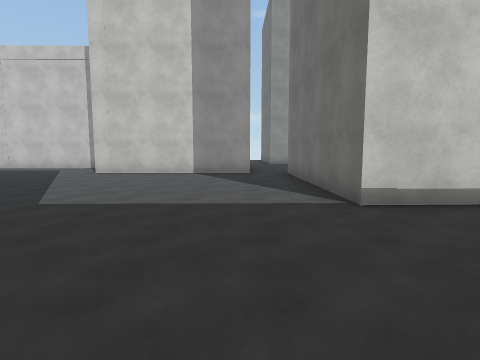
[1] (above)

24 first-person views from a walk through a scene from a Unity 3-D project. The camera is 1.5 m above the floor, tilts 6° down and sees 80° across. The floor is counted in squares, 2 m on a side. Each view is taken from the middle of a square. On the plan, view 1 faces up. The plan holds only what a view shows up to about 10 squares ahead; the rest is blank. The place goes on beyond the plan. The player is left out. Surface patterns are stand-ins for the level's own textures.

[2]
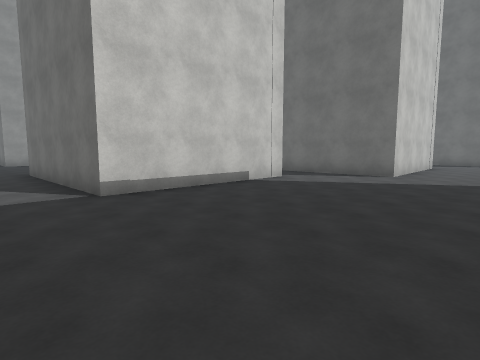

[3]
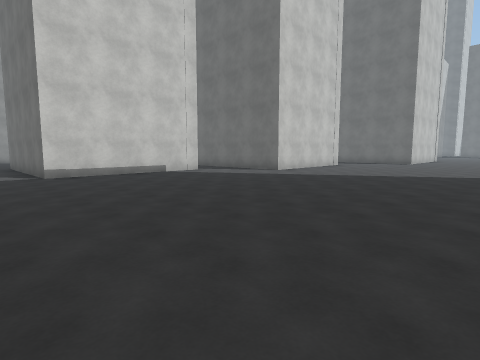

[4]
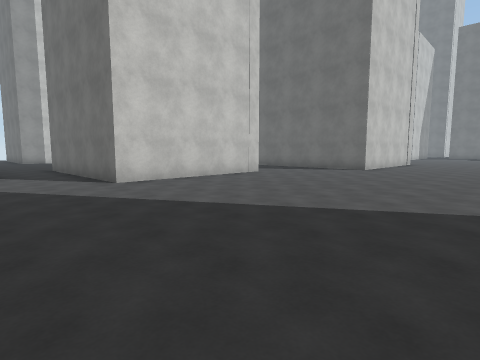

[5]
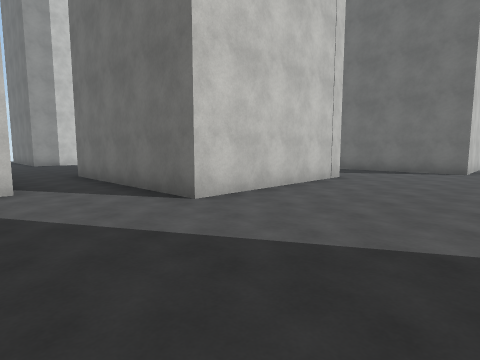

[6]
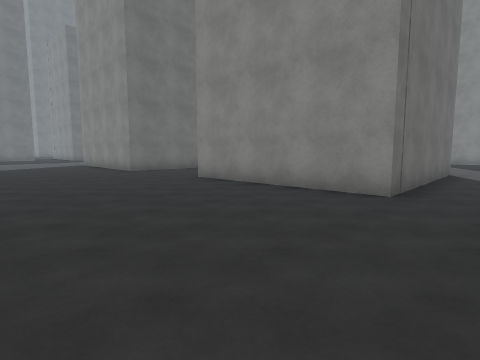

[7]
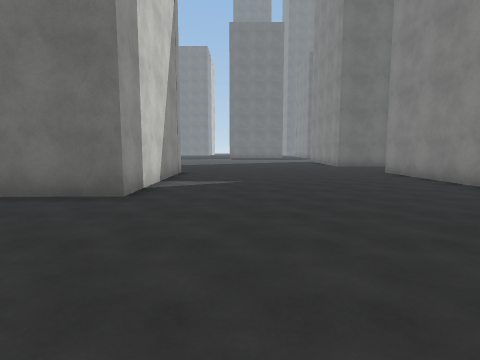

[8]
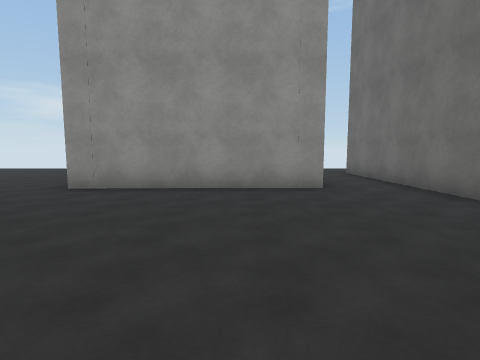

[9]
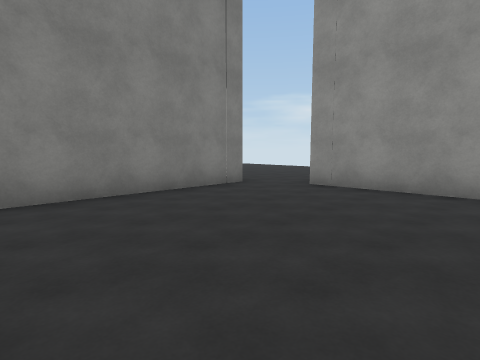

[10]
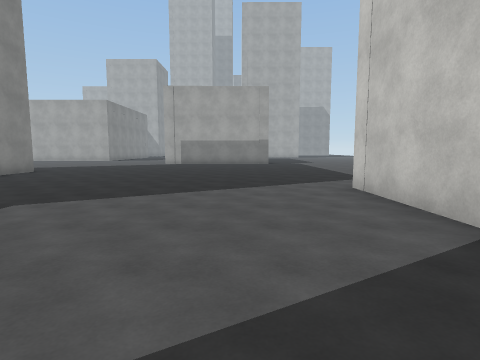

[11]
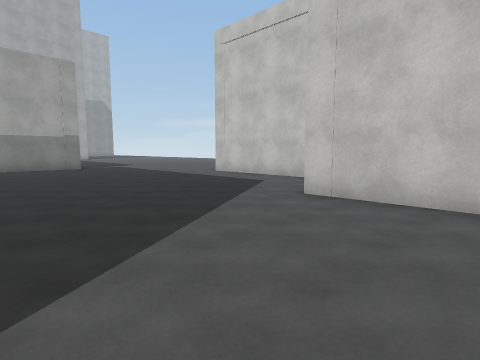

[12]
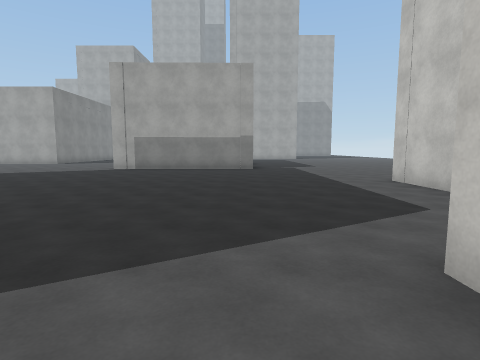

[13]
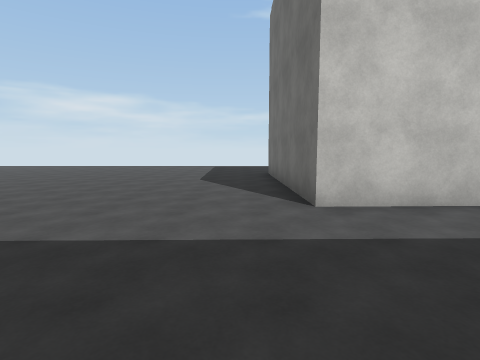

[14]
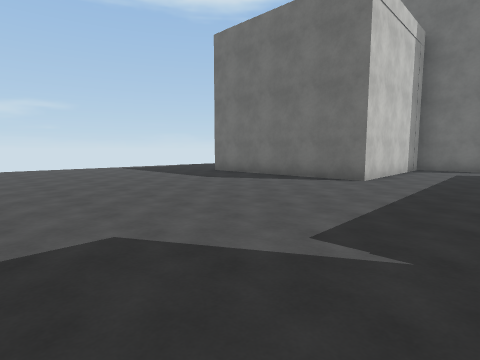

[15]
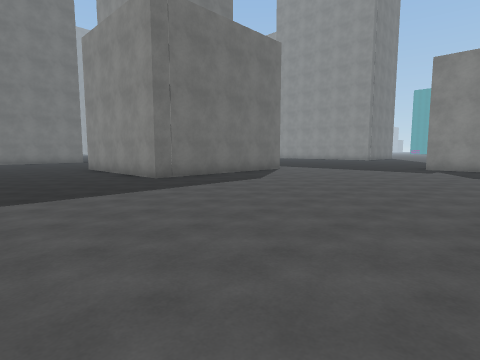

[16]
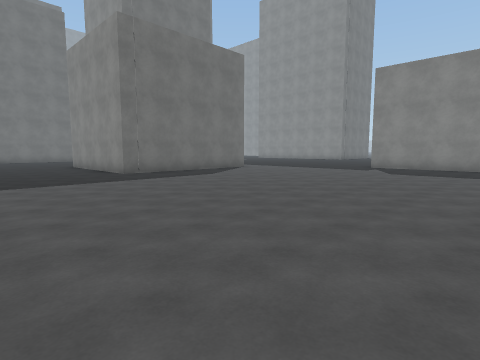

[17]
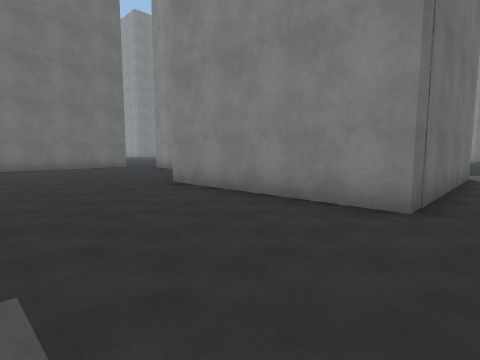

[18]
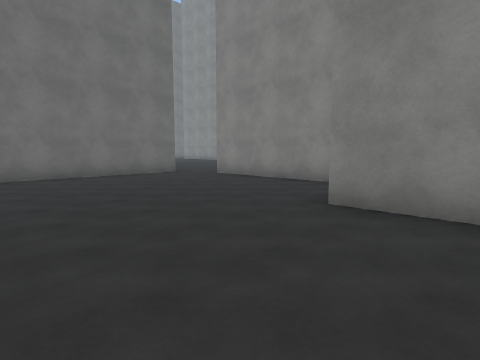

[19]
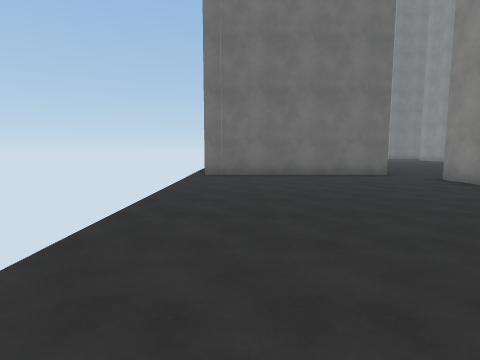

[20]
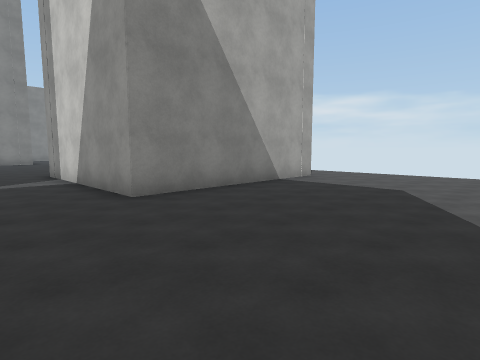

[21]
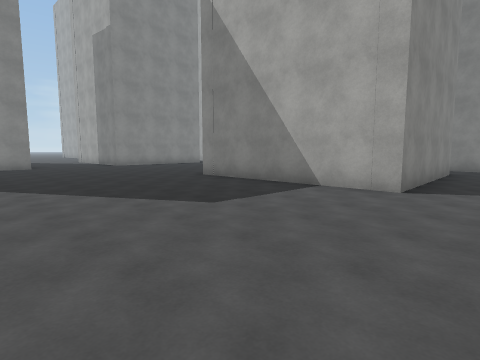

[22]
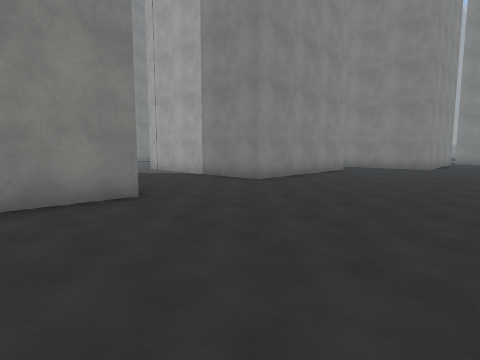

[23]
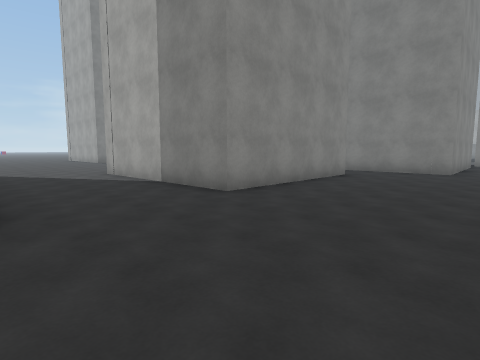

[24]
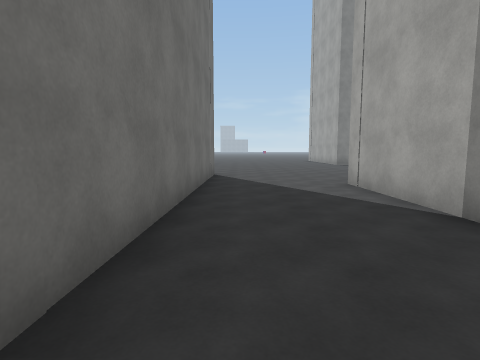

### Floor plan
Points are (right, up) in squares from view 1. A wall is a line through its corners. A room is listed if a view was taken in it or the views show most of it. See-through windows are left out.
Room 1 (views 1, 2, 3, 4, 5, 6, 7, 8, 9, 10, 11, 12, 13, 14, 15, 16, 17, 18, 19, 20, 21, 22, 23, 24)
walls: (0.3, 9.4) (-4.8, 9.3); (4.3, 9.4) (6.5, 9.5) (6.6, 7.2); (-4.7, 10) (-4.7, 11); (-5.6, 11.8) (-10, 11.7) (-10.1, 17.2) (-5, 17.3); (-3.8, 14.8) (0.2, 14.8) (0.3, 10.4); (6.7, 3.9) (1.7, 3.8) (1.6, 9.4); (8.5, 7.1) (13.5, 7.2) (13.6, 1.7) (8.6, 1.6) (8.5, 7.1); (6.7, 15.6) (1.6, 15.6) (1.5, 21.1); (8.6, 13.9) (8.5, 19.4) (13.5, 19.5) (13.6, 14) (8.6, 13.9); (-9, -0.1) (-7.4, -0.1); (6.6, 20) (6.6, 19.2); (-14.3, 7) (-14.3, 6.1); (16.8, 7.6) (18.7, 7.6); (-18, 8.4) (-15.3, 8.5); (19, -0.8) (16.8, -0.8) (16.9, 7.1)

Positions as (right, up) in squares from view 1, and headings:
1: (0, 0), facing up
2: (0, -1), facing up-right
3: (0, -5), facing up-right
4: (6, -5), facing up-right
5: (6, -2), facing up-right
6: (7, 12), facing down-right
7: (4, 12), facing right
8: (5, 10), facing up
9: (5, 10), facing up-left
10: (1, 7), facing left
11: (-2, 5), facing up-left
12: (-3, 8), facing left
13: (-11, 8), facing up
14: (-17, 9), facing up-right
15: (-17, 21), facing down-right
16: (-19, 21), facing down-right
17: (-11, 21), facing down-right
18: (-7, 21), facing down-right
19: (-7, 20), facing right
20: (18, 12), facing up-left
21: (19, 21), facing down-left
22: (19, 12), facing down-left
23: (17, 11), facing down-left
24: (16, 8), facing down
